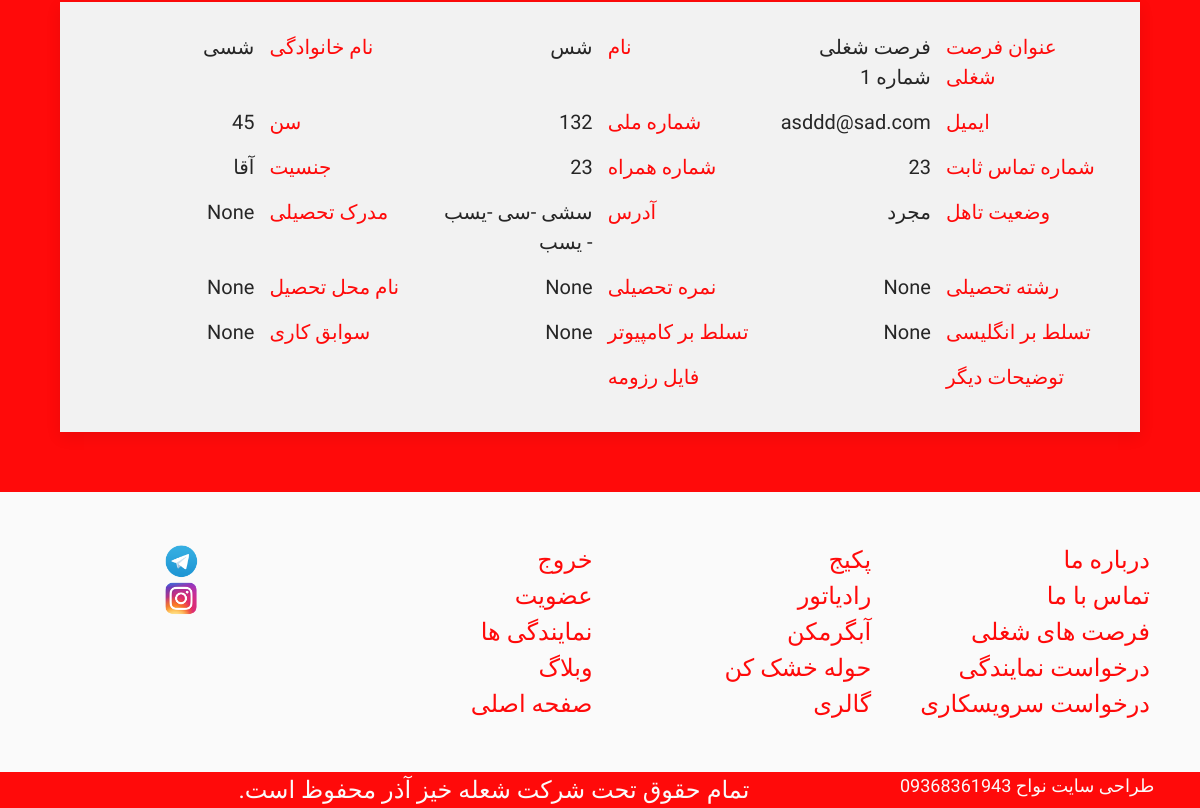
/cooperation/applications-list/ (signed in, lower part), run on an earlier commit of the app's database.
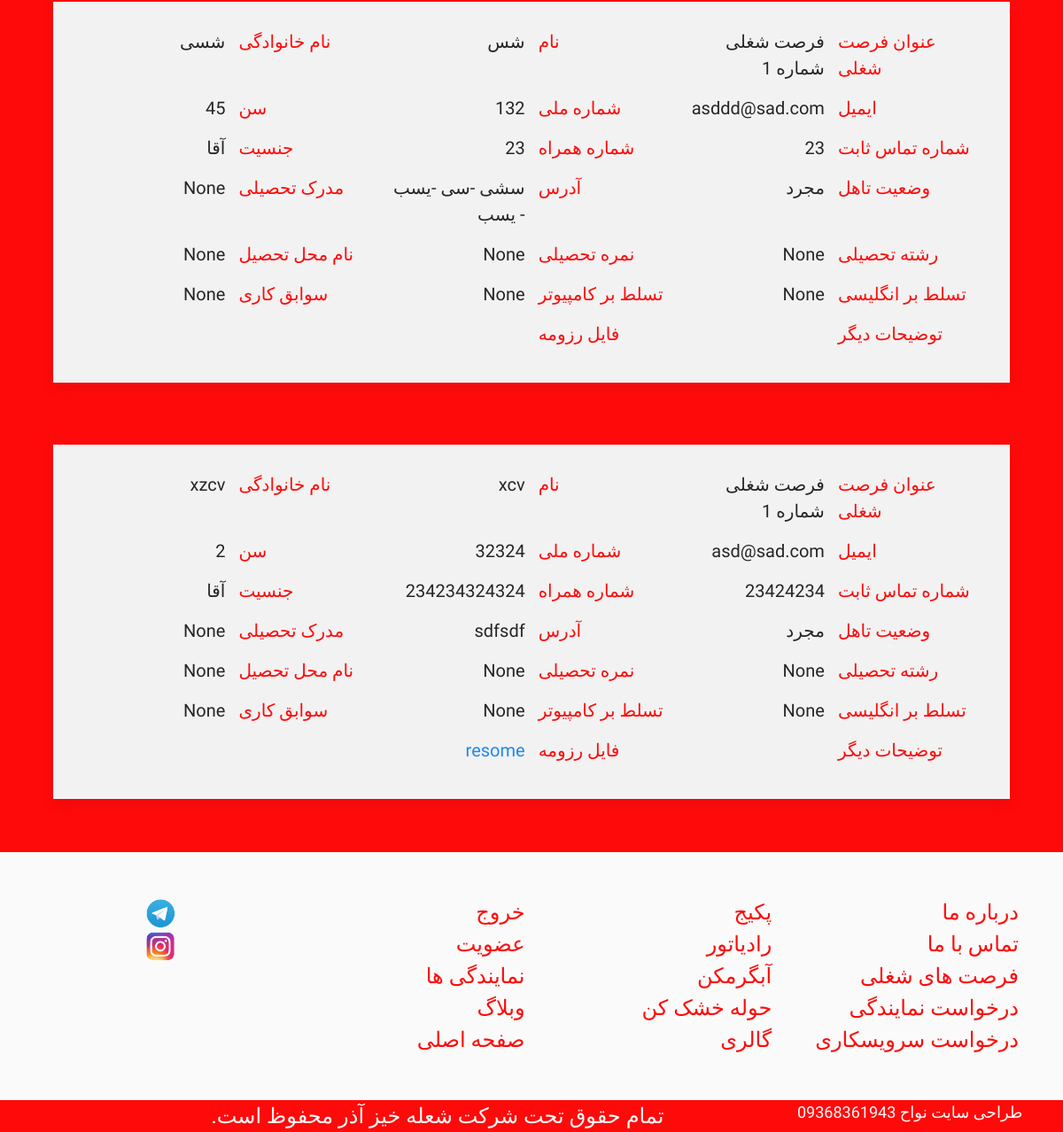
And on a later commit of the database.
### cooperation/models.py (models this page shows)
class ApplicationModel(models.Model):
    job = models.ForeignKey(JobOpportunityModel, on_delete = models.CASCADE,
                                null = False, blank = False, related_name = 'applications')
    name = models.CharField(max_length = 264, blank = False, null = False)
    last_name = models.CharField(max_length = 264, blank = False, null = False)
    email = models.EmailField(blank = False, null = False)
    id_number = models.IntegerField(blank = False, null = False)
    age = models.IntegerField(blank = False, null = False)
    is_man = models.BooleanField(default = True)
    is_single = models.BooleanField(default = True)
    phone_number = models.IntegerField(blank = False, null = False)
    cellphone_number = models.IntegerField(blank = False, null = False)
    address = models.TextField(null = False, blank = False)
    college_evidence = models.CharField(max_length = 264, blank = True, null = True)
    field_of_study = models.CharField(max_length = 264, blank = True, null = True)
    college_score = models.IntegerField(blank = True, null = True)
    name_of_college = models.CharField(max_length = 264, blank = True, null = True)
    english_mastery = models.CharField(max_length = 264, blank = True, null = True)
    computer_mastery = models.CharField(max_length = 264, blank = True, null = True)
    job_attendance = models.CharField(max_length = 264, blank = True, null = True)
    descriprion = models.TextField(null = True, blank = True)
    resome = models.FileField(upload_to='resome/',null = True, blank = True, default = r'cataloges/default/default.jpeg')

class JobOpportunityModel(models.Model):
    job_title = models.CharField(max_length = 264, blank = False, null = False)
    required_skills = models.TextField(null = False, blank = False)
    descriprion = models.TextField(null = False, blank = False)

### cooperation/views.py (the view)
# urls.py: path('applications-list/',ApplicationListView , name = 'applicationlist'),
@login_required
@superuser_required
def ApplicationListView(request):
    try:
        application_list = get_list_or_404(ApplicationModel.objects.all())
        return render(request,'cooperation/applicationlist.html',
                      {'application_list':application_list})
    except:
        return render(request,'cooperation/applicationlist.html')

### cooperation/templates/cooperation/applicationlist.html (shortened to what this page needs)
{% extends "BaseTemplates/base1.html" %}
{% block body_block %}
<br>
<div style="padding:5%" class="uk-grid-match uk-text-center uk-grid-large" uk-grid>
{% if application_list %}
{% for application in application_list %}
      <div class="uk-width-1-1 uk-block">
<div  class="uk-card uk-card-default uk-card-body milkywhiteC">
      <div style="margin-top:-25px; font-size:20px;"  class=" fHarmattan uk-text-large uk-grid-small" uk-grid>
          <div class="uk-width-1-6 uk-text-left redC-text" >عنوان فرصت شغلی</div><div class="uk-width-1-6 uk-text-right darkgreyC-text">{{application.job.job_title}}</div>
          <div class="uk-width-1-6 uk-text-left redC-text" >نام</div><div class="uk-width-1-6 uk-text-right darkgreyC-text">{{application.name }}</div>
          <div class="uk-width-1-6 uk-text-left redC-text" >نام خانوادگی</div><div class="uk-width-1-6 uk-text-right darkgreyC-text">{{application.last_name }}</div>
          <div class="uk-width-1-6 uk-text-left redC-text" >ایمیل</div><div class="uk-width-1-6 uk-text-right darkgreyC-text">{{application.email }}</div>
          <div class="uk-width-1-6 uk-text-left redC-text" >شماره ملی</div><div class="uk-width-1-6 uk-text-right darkgreyC-text">{{application.id_number }}</div>
          <div class="uk-width-1-6 uk-text-left redC-text" >سن</div><div class="uk-width-1-6 uk-text-right darkgreyC-text">{{application.age }}</div>
          <div class="uk-width-1-6 uk-text-left redC-text" >شماره تماس ثابت</div><div class="uk-width-1-6 uk-text-right darkgreyC-text">{{application.phone_number }}</div>
          <div class="uk-width-1-6 uk-text-left redC-text" >شماره همراه</div><div class="uk-width-1-6 uk-text-right darkgreyC-text">{{application.cellphone_number }}</div>
          <div class="uk-width-1-6 uk-text-left redC-text" >جنسیت</div><div class="uk-width-1-6 uk-text-right darkgreyC-text">{% if application.is_man %}آقا{% else %}خانم{% endif %}</div>
          <div class="uk-width-1-6 uk-text-left redC-text" >وضعیت تاهل</div><div class="uk-width-1-6 uk-text-right darkgreyC-text">{% if application.is_single %}مجرد{% else %}متاهل{% endif %}</div>
          <div class="uk-width-1-6 uk-text-left redC-text" >آدرس</div><div class="uk-width-1-6 uk-text-right darkgreyC-text">{{application.address }}</div>
          <div class="uk-width-1-6 uk-text-left redC-text" >مدرک تحصیلی</div><div class="uk-width-1-6 uk-text-right darkgreyC-text">{{application.college_evidence }}</div>
          <div class="uk-width-1-6 uk-text-left redC-text" >رشته تحصیلی</div><div class="uk-width-1-6 uk-text-right darkgreyC-text">{{application.field_of_study }}</div>
          <div class="uk-width-1-6 uk-text-left redC-text" >نمره تحصیلی</div><div class="uk-width-1-6 uk-text-right darkgreyC-text">{{application.college_score }}</div>
          <div class="uk-width-1-6 uk-text-left redC-text" >نام محل تحصیل</div><div class="uk-width-1-6 uk-text-right darkgreyC-text">{{application.name_of_college }}</div>
          <div class="uk-width-1-6 uk-text-left redC-text" >تسلط بر انگلیسی</div><div class="uk-width-1-6 uk-text-right darkgreyC-text">{{application.english_mastery }}</div>
          <div class="uk-width-1-6 uk-text-left redC-text" >تسلط بر کامپیوتر</div><div class="uk-width-1-6 uk-text-right darkgreyC-text">{{application.computer_mastery }}</div>
          <div class="uk-width-1-6 uk-text-left redC-text" >سوابق کاری</div><div class="uk-width-1-6 uk-text-right darkgreyC-text">{{application.job_attendance }}</div>
          <div class="uk-width-1-6 uk-text-left redC-text" >توضیحات دیگر</div><div class="uk-width-1-6 uk-text-right darkgreyC-text">{{application.description }}</div>
          <div class="uk-width-1-6 uk-text-left redC-text" >فایل رزومه</div><div class="uk-width-1-6 uk-text-right darkgreyC-text">{% if application.resome %}<a href="{{application.resome.url}}">resome</a>{% endif %}</div>
<br>
      </div>
</div>
</div>
{% endfor %}
{% endif %}
</div>
    {% endblock %}

What changed in the data, as far as the page shows it:
added ApplicationModel: job.job_title "فرصت شغلی شماره 1", name "xcv", last_name "xzcv", email "asd@sad.com", id_number "32324", age "2", phone_number "23424234", cellphone_number "234234324324", is_man "آقا", is_single "مجرد", address "sdfsdf", college_evidence "None", field_of_study "None", college_score "None", name_of_college "None", english_mastery "None", computer_mastery "None", job_attendance "None"
